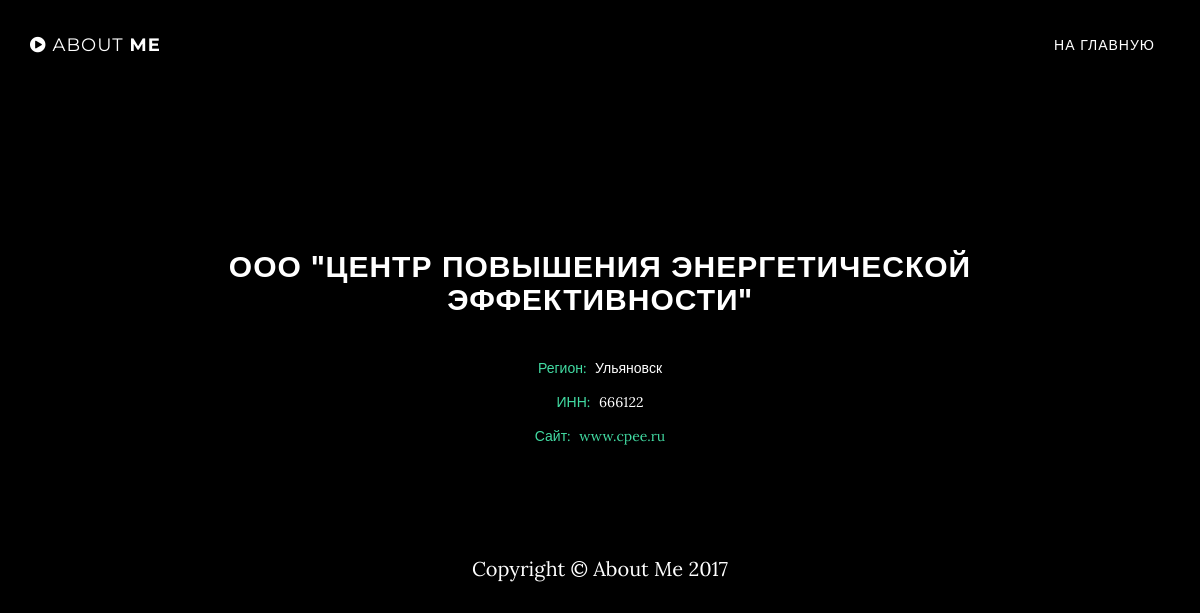
Screenshot of /work/organization/15/ with the database file from the repository.
### mainapp/models.py (models this page shows)
class Organization(models.Model):
    name = models.CharField(verbose_name='Название', max_length=64, unique=True)
    region = models.CharField(verbose_name='Регион', max_length=32)
    tax_id = models.IntegerField(verbose_name='ИНН')
    site = models.CharField(verbose_name='Сайт', max_length=64, blank=True)

### mainapp/views.py (the view)
# urls.py: url(r'^work/organization/(?P<org_id>\d+)/$', organization)
def organization(request, org_id):
    org = Organization.objects.get(id=org_id)
    return render_to_response("organization.html", {'org': org})

### templates/organization.html (shortened to what this page needs)
{% extends "base.html" %}
{% block nav %}
    <nav class="navbar navbar-custom navbar-fixed-top" role="navigation">
        <div class="container">
            <div class="navbar-header">
                <a class="navbar-brand page-scroll" href="#page-top">
                    <i class="fa fa-play-circle"></i> <span class="light">About</span> Me
                </a>
            </div>
            <div class="collapse navbar-collapse navbar-right navbar-main-collapse">
                <ul class="nav navbar-nav">
                    <li>
                        <a class="page-scroll" href="http://127.0.0.1:8000">На главную</a>
                    </li>
                </ul>
            </div>
        </div>
    </nav>
{% endblock %}
{% block content %}
    <section id="contact" class="container content-section text-center">
        <div class="row">
            <div class="col-lg-8 col-lg-offset-2">
                <h2>{{ org.name }}</h2>
                <ul class="about-list">
                    <li><span>Регион:</span> {{ org.region }}</li>
                    <li><span>ИНН:</span> {{ org.tax_id }}</li>
                    {% if work.site != '' %}
                        <li><span>Сайт:</span> <a href="http://{{ org.site }}" target="_blank">{{ org.site }}</a></li>
                    {% endif %}
                </ul>
            </div>
        </div>
    </section>
{% endblock %}

### static/css/grayscale.css (style rules this page uses)
body { width: 100%; height: 100%; font-family: "Lora", "Helvetica Neue", Helvetica, Arial, sans-serif; color: white; background-color: black; }
html { width: 100%; height: 100%; }
h1, h2, h3, h4, h5, h6 { margin: 0 0 35px; text-transform: uppercase; font-family: "Montserrat", "Helvetica Neue", Helvetica, Arial, sans-serif; font-weight: 700; letter-spacing: 1px; }
a { color: #42DCA3; -webkit-transition: all 0.2s ease-in-out; -moz-transition: all 0.2s ease-in-out; transition: all 0.2s ease-in-out; }
.light { font-weight: 400; }
.navbar-custom { margin-bottom: 0; border-bottom: 1px solid rgba(255, 255, 255, 0.3); text-transform: uppercase; font-family: "Montserrat", "Helvetica Neue", Helvetica, Arial, sans-serif; background-color: black; }
.navbar-custom .navbar-brand { font-weight: 700; }
.navbar-custom a { color: white; }
.navbar-custom .nav li a { -webkit-transition: background 0.3s ease-in-out; -moz-transition: background 0.3s ease-in-out; transition: background 0.3s ease-in-out; }
@media (min-width: 768px) { .navbar-custom { padding: 20px 0; border-bottom: none; letter-spacing: 1px; background: transparent; -webkit-transition: background 0.5s ease-in-out, padding 0.5s ease-in-out; -moz-transition: background 0.5s ease-in-out, padding 0.5s ease-in-out; transition: background 0.5s ease-in-out, padding 0.5s ease-in-out; } }
.content-section { padding-top: 100px; }
@media (min-width: 767px) { .content-section { padding-top: 250px; } }
body { webkit-tap-highlight-color: rgba(255, 255, 255, 0.2); }
.about-list { margin: 0; padding: 0; list-style-type: none; margin-bottom: 50px; }
.about-list li { padding: 0.5em 0; }
.about-list span { display: inline-block; padding-right: 5px; color: #42dca3; }

### rows the page displays
Organization: name "ООО \"ЦЕНТР ПОВЫШЕНИЯ ЭНЕРГЕТИЧЕСКОЙ ЭФФЕКТИВНОСТИ\"", region "Ульяновск", tax_id "666122", site "www.cpee.ru"
